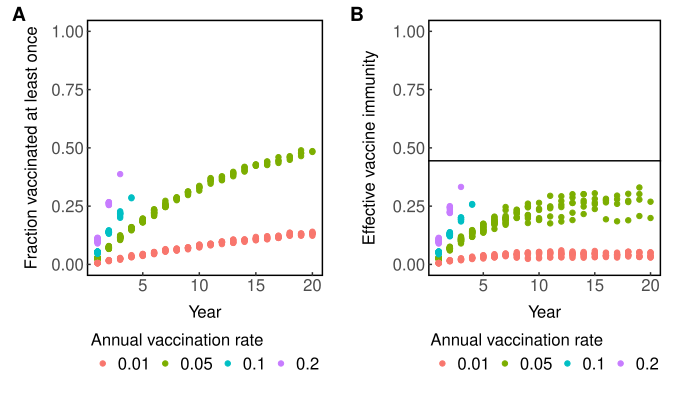

Write the R code that produced this figure.
library(RSQLite)
library(plyr)
library(doParallel)
library(foreach)
library(ggplot2)
library(viridis)
library(cowplot)

textSize = 12
pointSize = .5
lineSize = 1
plotDirectory='./plots'
plot_themes  = 	theme_classic() +
  theme(axis.line = element_line(size=1)) +
  theme(axis.ticks = element_line(size=0.5)) +
  theme(axis.ticks.length = unit(-0.1,'cm')) +
  theme(axis.title.x=element_text(size=textSize)) + 
  theme(axis.text.x=element_text(size= textSize, margin=margin(5,5,5,5,'pt'))) + 
  theme(axis.title.y=element_text(size= textSize)) +
  theme(axis.text.y=element_text(size= textSize, margin=margin(5,5,5,5,'pt'))) +
  theme(plot.title=element_text(size=textSize+2)) +
  theme(plot.margin=unit(c(5,5,5,5),'mm')) +
  theme(legend.title=element_text(size=textSize)) +
  theme(legend.text=element_text(size=textSize)) +
  theme(legend.position ='bottom') +
  theme(legend.direction='horizontal') +
  theme(legend.margin = unit(0,'cm')) +
  theme(panel.border = element_rect(colour = "black", fill=NA, size=1)) +
  theme(axis.line = element_blank())

sampleRate = 1e-4

get.distance = function(x1,y1, x2,y2){
  return(sqrt((x1-x2)^2 + (y1-y2)^2))
}

get.cumulative.vac = function(runId, rate, sampleRate, resultsDir){
  fn = paste(resultsDir,'results/',runId,'/samples.sqlite',sep='')
  df = dbConnect(SQLite(), dbname = fn)
  initExtension(df)
  
  hosts = dbGetQuery(df, 'SELECT * FROM hosts WHERE date == cast(date as int)')
  vaccines = dbGetQuery(df, 'SELECT date, idealA, idealB FROM vaccines')
  names(vaccines) = c('date','vac1','vac2')
  hosts$sampleHosts = sampleRate*hosts$S
  hosts = merge(hosts, vaccines,by='date')
  hosts$immunity = pmax(0,1 - get.distance(hosts$ag1,hosts$ag2, hosts$vac1, hosts$vac2) *.07)/hosts$sampleHosts
  hosts$vaccinated = 1/hosts$sampleHosts
  
  if(nrow(hosts)  == 0){
    tmp = data.frame(matrix(ncol=5, nrow=0))
    names(tmp) = c('date','nvac','nimm', 'rate', 'runId')
  }else{
    h2 = aggregate(immunity~hostId + date +sampleHosts + vaccinated, hosts, max)
    
    
    tmp = ddply(h2, .(date), summarise, nvac = sum(vaccinated), nimm = sum(immunity))
    
    tmp$rate = rate
    tmp$runId = runId
    
  }

  return(tmp)
  
}

resultsDir = '../../analysis/vaccine_coverage/vaccine/'
resultsdf = dbConnect(SQLite(), dbname = paste(resultsDir,'results.sqlite',sep=''))
initExtension(resultsdf)

vaccineDF = dbGetQuery(resultsdf, 'SELECT * FROM pooled_results')
vaccineDF = vaccineDF[vaccineDF$tmrcaLimit == 0,]
vaccineDF$vaccinationRate = round(vaccineDF$vaccinationRate * 365,2)
RUNIDS = vaccineDF$runId
RATES = unique(vaccineDF$vaccinationRate)

cumulative.vac = data.frame(matrix(ncol=5, nrow=0))
names(cumulative.vac) = c('date','nvac','nimm','rate','runId')

cl=makeCluster(4)
registerDoParallel(cl)

for(rate in RATES){
  RUNIDS = vaccineDF$runId[vaccineDF$vaccinationRate == rate]

  tmp = foreach(runId = RUNIDS, .combine = rbind, .packages = c('RSQLite','plyr'))%dopar%{
  
    get.cumulative.vac(runId, rate, sampleRate,resultsDir)
  }
  cumulative.vac = rbind(cumulative.vac,tmp)
}

summaryDF = ddply(cumulative.vac, .(date, rate), summarise,
                  coverage = mean(nvac, na.rm=T),
                  immunity = mean(nimm, na.rm=T))
coverage = ggplot(data=cumulative.vac, aes(x=date, y=nvac)) + 
  geom_point(aes(color = factor(rate), group=factor(rate)))  +
  guides(colour= guide_legend('Annual vaccination rate',title.position='top')) +
  xlab('Year') + 
  ylab('Fraction vaccinated at least once') + ylim(c(0,1))+ plot_themes

immunity = ggplot(data=cumulative.vac, aes(x=date, y=nimm)) + 
  geom_point(aes(color = factor(rate), group=factor(rate))) + 
  guides(colour= guide_legend('Annual vaccination rate',title.position='top')) +
  geom_hline(aes(yintercept = 1 - 1 / 1.8)) + 
  xlab('Year') + 
  ylab('Effective vaccine immunity') + ylim(c(0,1))+ plot_themes

plot = plot_grid(coverage,immunity,labels = c('A','B'), align='h', ncol=2)
plotName = 'vaccine_coverage'
save_plot(paste(plotName,'.pdf',sep=''), plot, ncol=2, nrow = 1, base_aspect_ratio = 0.85)
